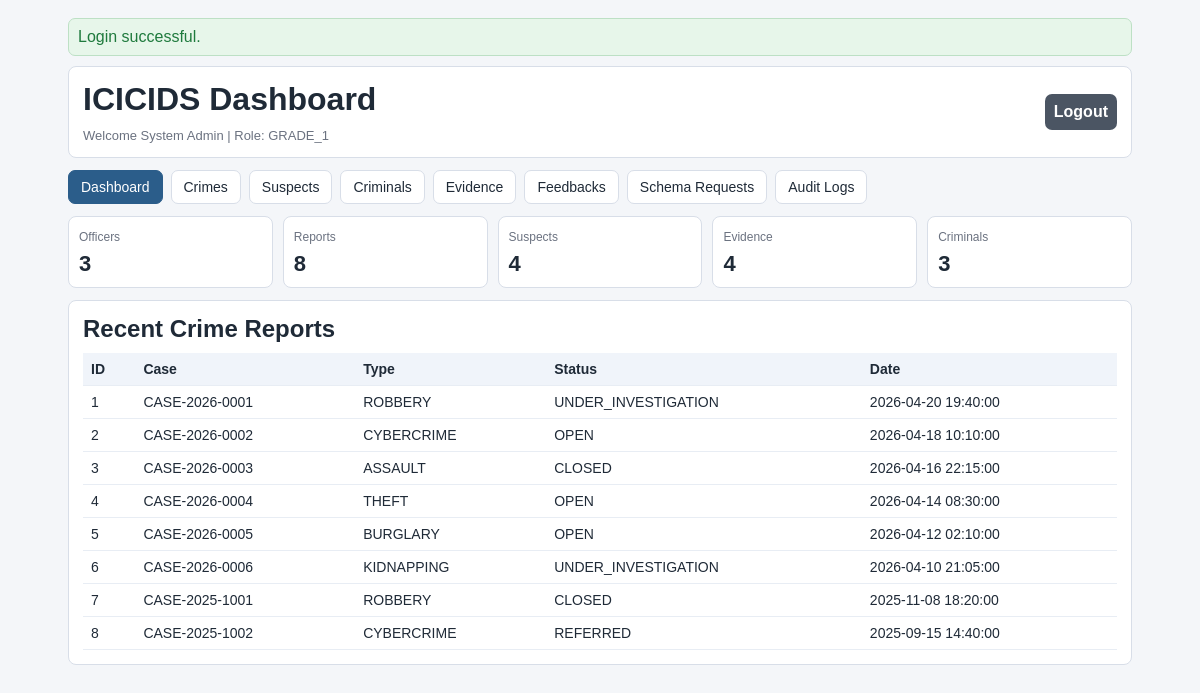
The page /index.php (signed in) on the database its author committed.
### tables this page shows
CREATE TABLE crime_reports (
    id BIGINT UNSIGNED AUTO_INCREMENT PRIMARY KEY,
    case_number VARCHAR(40) NOT NULL UNIQUE,
    crime_type VARCHAR(120) NOT NULL,
    location_text VARCHAR(255) NOT NULL,
    latitude DECIMAL(10,8) NULL,
    longitude DECIMAL(11,8) NULL,
    crime_datetime DATETIME NOT NULL,
    description TEXT NOT NULL,
    investigation_status ENUM('OPEN', 'UNDER_INVESTIGATION', 'SUSPENDED', 'CLOSED', 'REFERRED') NOT NULL DEFAULT 'OPEN',
    reported_by_officer_id BIGINT UNSIGNED NOT NULL,
    assigned_officer_id BIGINT UNSIGNED NULL,
    created_at DATETIME NOT NULL DEFAULT CURRENT_TIMESTAMP,
    updated_at DATETIME NOT NULL DEFAULT CURRENT_TIMESTAMP ON UPDATE CURRENT_TIMESTAMP,
    CONSTRAINT fk_crime_reports_reported_by
        FOREIGN KEY (reported_by_officer_id) REFERENCES officers(id)
        ON UPDATE CASCADE ON DELETE RESTRICT,
    CONSTRAINT fk_crime_reports_assigned_to
        FOREIGN KEY (assigned_officer_id) REFERENCES officers(id)
        ON UPDATE CASCADE ON DELETE SET NULL,
    INDEX idx_crime_reports_type (crime_type),
    INDEX idx_crime_reports_status (investigation_status),
    INDEX idx_crime_reports_datetime (crime_datetime),
    INDEX idx_crime_reports_reported_by (reported_by_officer_id),
    INDEX idx_crime_reports_assigned (assigned_officer_id)
);

### CrimeAndSuspectManager.php (called while the page is built, shortened)
<?php
require_once __DIR__ . '/Auth.php';
final class CrimeAndSuspectManager
{
    private PDO $db;
    public function __construct(PDO $db, Auth $auth, AuditLogger $auditLogger)
    {
        $this->db = $db;
        $this->auth = $auth;
    }
    public function listCrimeReports(?string $status = null, ?string $crimeType = null, int $limit = 100): array
    {
        $sql = 'SELECT * FROM crime_reports WHERE 1=1';
        $params = [];
        $sql .= ' ORDER BY crime_datetime DESC LIMIT :limit';
        $stmt = $this->db->prepare($sql);
        $stmt->bindValue(':limit', max(1, $limit), PDO::PARAM_INT);
        $stmt->execute();
        return $stmt->fetchAll();
    }
}

### Auth.php (called while the page is built, shortened)
<?php
final class Auth
{
    public function isAuthenticated(): bool
    {
        return isset($_SESSION[self::SESSION_KEY]);
    }
    public function currentOfficer(): ?array
    {
        return $_SESSION[self::SESSION_KEY];
    }
    public function enforce(string $operation, ?string $table = null): void
    {
        $officer = $this->currentOfficer();
        $rank = (string)$officer['rank'];
        $normalizedOperation = strtoupper(trim($operation));
        $normalizedTable = $table !== null ? strtolower(trim($table)) : null;
        if ($rank === self::ROLE_GRADE_1) {
            return;
        }
        throw new RuntimeException('Unknown role. Access denied.');
    }
}

### dashboard.php (the view, shortened to what this page needs)
<section class="stats">
    <div class="stat"><span>Officers</span><strong><?= h((string)$stats['officers']) ?></strong></div>
    <div class="stat"><span>Reports</span><strong><?= h((string)$stats['crime_reports']) ?></strong></div>
    <div class="stat"><span>Suspects</span><strong><?= h((string)$stats['suspects']) ?></strong></div>
    <div class="stat"><span>Evidence</span><strong><?= h((string)$stats['evidence']) ?></strong></div>
    <div class="stat"><span>Criminals</span><strong><?= h((string)$stats['criminals']) ?></strong></div>
</section>
<section class="card">
    <h2>Recent Crime Reports</h2>
    <div class="table-wrap">
        <table>
            <thead><tr><th>ID</th><th>Case</th><th>Type</th><th>Status</th><th>Date</th></tr></thead>
            <tbody>
            <?php foreach ($crimeReports as $row): ?>
                <tr>
                    <td><?= h((string)$row['id']) ?></td>
                    <td><?= h((string)$row['case_number']) ?></td>
                    <td><?= h((string)$row['crime_type']) ?></td>
                    <td><?= h((string)$row['investigation_status']) ?></td>
                    <td><?= h((string)$row['crime_datetime']) ?></td>
                </tr>
            <?php endforeach; ?>
            </tbody>
        </table>
    </div>
</section>

### style.css (style rules this page uses)
* { box-sizing: border-box; }
body { margin: 0; font-family: Tahoma, Verdana, sans-serif; background: var(--bg); color: var(--text); }
.card { background: var(--card); border: 1px solid var(--line); border-radius: 8px; padding: 14px; margin-bottom: 12px; }
h1, h2 { margin: 0 0 10px; }
.stats { display: grid; grid-template-columns: repeat(auto-fit, minmax(150px, 1fr)); gap: 10px; margin-bottom: 12px; }
.stat { border: 1px solid var(--line); border-radius: 8px; background: #fff; padding: 10px; }
.stat span { color: var(--muted); font-size: 12px; }
.stat strong { display: block; margin-top: 6px; font-size: 22px; }
.table-wrap { overflow-x: auto; }
table { width: 100%; border-collapse: collapse; font-size: 14px; }
th, td { border-bottom: 1px solid #e8edf4; padding: 8px; text-align: left; }
th { background: #f0f4fa; }

### rows shown on the page
crime_reports: id "1", case_number "CASE-2026-0001", crime_type "ROBBERY", investigation_status "UNDER_INVESTIGATION", crime_datetime "2026-04-20 19:40:00"
crime_reports: id "2", case_number "CASE-2026-0002", crime_type "CYBERCRIME", investigation_status "OPEN", crime_datetime "2026-04-18 10:10:00"
crime_reports: id "3", case_number "CASE-2026-0003", crime_type "ASSAULT", investigation_status "CLOSED", crime_datetime "2026-04-16 22:15:00"
crime_reports: id "4", case_number "CASE-2026-0004", crime_type "THEFT", investigation_status "OPEN", crime_datetime "2026-04-14 08:30:00"
crime_reports: id "5", case_number "CASE-2026-0005", crime_type "BURGLARY", investigation_status "OPEN", crime_datetime "2026-04-12 02:10:00"
crime_reports: id "6", case_number "CASE-2026-0006", crime_type "KIDNAPPING", investigation_status "UNDER_INVESTIGATION", crime_datetime "2026-04-10 21:05:00"
crime_reports: id "7", case_number "CASE-2025-1001", crime_type "ROBBERY", investigation_status "CLOSED", crime_datetime "2025-11-08 18:20:00"
crime_reports: id "8", case_number "CASE-2025-1002", crime_type "CYBERCRIME", investigation_status "REFERRED", crime_datetime "2025-09-15 14:40:00"

### other values the page prints
$flash['message'] "Login successful."
$officer['name'] "System Admin"
$rank "GRADE_1"
$stats['officers'] "3"
$stats['crime_reports'] "8"
$stats['suspects'] "4"
$stats['evidence'] "4"
$stats['criminals'] "3"
